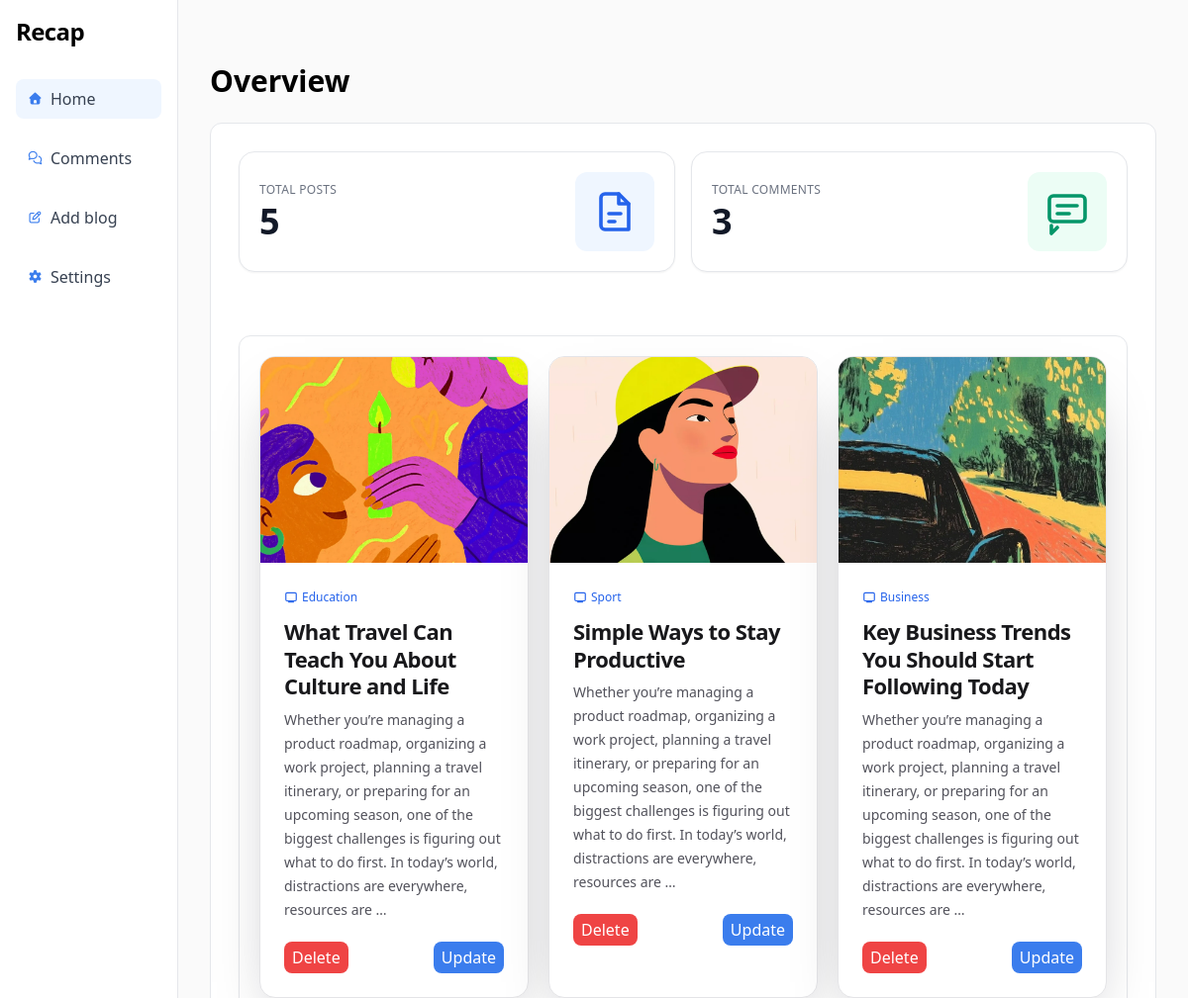
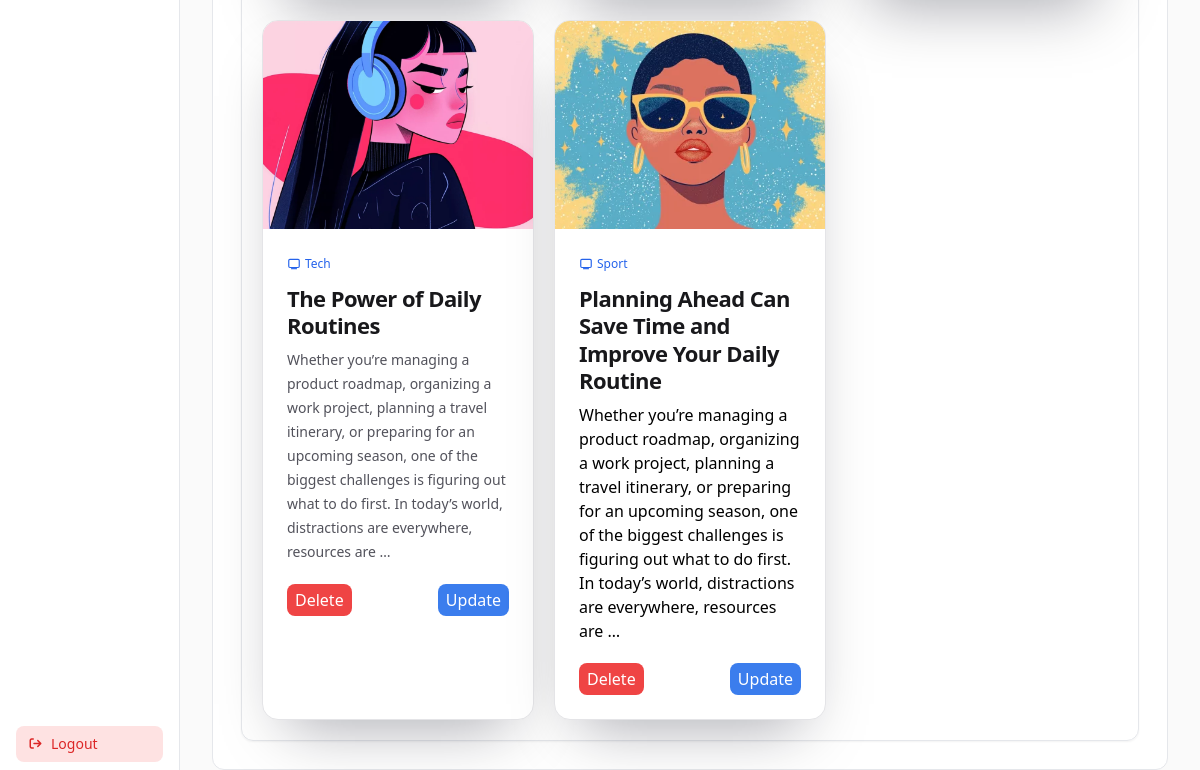
The page /dashboard/home/ (signed in) on the database its author committed (2 pictures, top to bottom).
### core/models.py (models this page shows, shortened)
class Blog(models.Model):
    title = models.CharField(max_length=100)
    content = RichTextField(blank=True, null=True)
    views = models.IntegerField(default=0, blank=True, null=True)
    likes = models.IntegerField(default=0, blank=True, null=True)
    created_at = models.DateTimeField(auto_now_add=True)
    image = models.ImageField(upload_to='image')
    category = models.ForeignKey(Category, on_delete=models.SET_NULL, null=True)
    author = models.ForeignKey( "core.Author" , on_delete=models.SET_NULL, null=True)

class Category(models.Model):
    title = models.CharField(max_length=100)
    description = models.TextField(blank=True, null=True)
    image = models.ImageField(upload_to='image', null=True, blank=True)

### core/views.py (the view)
# urls.py: path("dashboard/home/", views.home, name="dashboard_home"),
@login_required
def home(request,):
    author = Author.objects.get(user=request.user)
    blogs = Blog.objects.filter(author=author)
    comments = Comment.objects.filter(blog__author=author)
    context={
        'blogs':blogs,
        'author':author,
        'comments':comments
    }
    return render(request, 'dashboard/home.html', context)

### templates/dashboard/home.html (shortened to what this page needs)
<!DOCTYPE html>
<html lang="en">
<head>
    <script src="https://cdn.tailwindcss.com"></script>
    <link rel="stylesheet" href="https://cdnjs.cloudflare.com/ajax/libs/font-awesome/7.0.1/css/all.min.css"
 />
</head>
<body class="flex h-screen relative gap-10 bg-zinc-50">
    <aside class="h-full inset-y-0 fixed w-[15%]">
        {% include 'sidebar.html' %}
    </aside>
    <main class="p-8 flex-1 ml-[15%] pt-[4rem] ">
        <h1 class="font-bold text-3xl">Overview</h1>
        <div class="border border-gray-200 rounded-xl mt-6 h-fit p-7 bg-white">
            <div class="flex flex-col gap-4 md:flex-row">
                <div class="flex w-full items-center justify-between rounded-2xl border border-gray-200 bg-white p-5 shadow-sm
                           transition hover:-translate-y-0.5 hover:shadow-md">
                    <div>
                        <p class="text-xs font-medium uppercase tracking-wide text-gray-500">
                            Total posts
                        </p>
                        <h1 class="mt-1 text-4xl font-semibold tracking-tight text-gray-900">
                            {{ blogs.count }}
                        </h1>
                    </div>
                    <div class="flex h-20 w-20 items-center justify-center rounded-xl bg-blue-50 text-blue-600">
                        <svg xmlns="http://www.w3.org/2000/svg" viewBox="0 0 24 24" class="h-12 w-12" fill="none"
                            stroke="currentColor" stroke-width="1.8" stroke-linecap="round" stroke-linejoin="round">
                            <path d="M7 3h7l5 5v13H7a2 2 0 0 1-2-2V5a2 2 0 0 1 2-2z" />
                            <path d="M14 3v5h5" />
                            <path d="M9 13h6" />
                            <path d="M9 17h3" />
                        </svg>
                    </div>
                </div>
                <div class="flex w-full items-center justify-between rounded-2xl border border-gray-200 bg-white p-5 shadow-sm
                           transition hover:-translate-y-0.5 hover:shadow-md">
                    <div>
                        <p class="text-xs font-medium uppercase tracking-wide text-gray-500">
                            Total comments
                        </p>
                        <h1 class="mt-1 text-4xl font-semibold tracking-tight text-gray-900">
                            {{ comments.count }}
                        </h1>
                    </div>
                    <div class="flex h-20 w-20 items-center justify-center rounded-xl bg-emerald-50 text-emerald-600">
                        <svg xmlns="http://www.w3.org/2000/svg" viewBox="0 0 24 24" class="h-12 w-12" fill="none"
                            stroke="currentColor" stroke-width="1.8" stroke-linecap="round" stroke-linejoin="round">
                            <path d="M7 20l-3 3v-4" />
                            <rect x="3" y="4" width="18" height="13" rx="2" ry="2" />
                            <path d="M7 9h10" />
                            <path d="M7 13h6" />
                        </svg>
                    </div>
                </div>
            </div>
            <div class="grid grid-cols-3 gap-5 mt-[4rem] border border-gray-200 p-5 rounded-xl shadow-sm">
                {% for b in blogs %}
                <article class="group block overflow-hidden rounded-2xl border border-zinc-200 bg-white
                                           shadow-[0_30px_60px_-25px_rgba(2,6,23,0.35)]
                                           dark:border-zinc-800 dark:bg-zinc-900">
                    <img src="{{ b.image.url }}" alt="{{ b.title }}" class="h-52 w-full object-cover" />
                    <div class="p-6">
                        <span class="inline-flex items-center gap-1 text-[12px] font-medium text-blue-600
                                               group-hover:underline dark:text-blue-400">
                            <svg class="h-3.5 w-3.5" viewBox="0 0 24 24" fill="none" stroke="currentColor"
                                stroke-width="2">
                                <rect x="3" y="4" width="18" height="14" rx="2"></rect>
                                <path d="M7 20h10"></path>
                            </svg>
                            {{ b.category.title }}
                        </span>
                        <h2
                            class="mt-2 text-[22px] font-bold leading-tight tracking-tight text-zinc-900 dark:text-zinc-100">
                            {{ b.title }}
                        </h2>
                        <p class="mt-2 text-[14px] leading-6 text-zinc-600 dark:text-zinc-400">
                            {{ b.content|truncatewords:40|safe }}
                        </p>
                        <div class="mt-5 flex items-center justify-between">
                            <a href="{% url 'blog_delete' b.id%}" class="py-1 px-2 bg-red-500 text-white font-medium rounded-lg">Delete</a>
                            <a href="{% url 'blog_update' b.id %}" class="py-1 px-2 bg-[#3B7DED] text-white font-medium rounded-lg">Update</a>
                        </div>
                    </div>
                </article>
                {% endfor %}
            </div>
    </main>
</body>
</html>

### rows shown on the page
Blog: image (picture), category "Education", title "What Travel Can Teach You About Culture and Life", content "Whether you’re managing a product roadmap, organizing a work project, planning a travel itinerary, or preparing for an upcoming season, one of the biggest challenges is figuring out what to do first. In today’s world, distractions are everywhere, resources are …"
Blog: image (picture), category "Sport", title "Simple Ways to Stay Productive", content "Whether you’re managing a product roadmap, organizing a work project, planning a travel itinerary, or preparing for an upcoming season, one of the biggest challenges is figuring out what to do first. In today’s world, distractions are everywhere, resources are …"
Blog: image (picture), category "Business", title "Key Business Trends You Should Start Following Today", content "Whether you’re managing a product roadmap, organizing a work project, planning a travel itinerary, or preparing for an upcoming season, one of the biggest challenges is figuring out what to do first. In today’s world, distractions are everywhere, resources are …"
Blog: image (picture), category "Tech", title "The Power of Daily Routines", content "Whether you’re managing a product roadmap, organizing a work project, planning a travel itinerary, or preparing for an upcoming season, one of the biggest challenges is figuring out what to do first. In today’s world, distractions are everywhere, resources are …"
Blog: image (picture), category "Sport", title "Planning Ahead Can Save Time and Improve Your Daily Routine", content "Whether you’re managing a product roadmap, organizing a work project, planning a travel itinerary, or preparing for an upcoming season, one of the biggest challenges is figuring out what to do first. In today’s world, distractions are everywhere, resources are …"

### other values the page prints
{{ blogs.count }} "5"
{{ comments.count }} "3"
